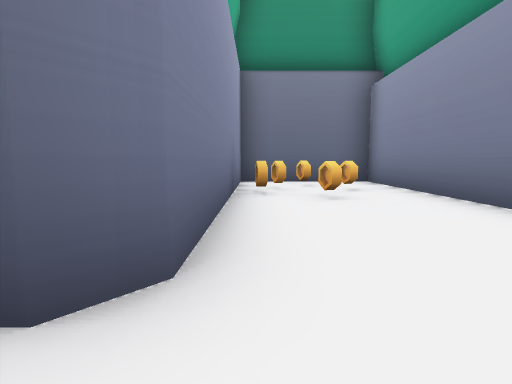
View 1 (above)

24 first-person views from a walk through a Unity game level. The camera is 1.4 m above the floor, tilts 6° down and sees 80° across. The floor is counted in squares, 2.73 m on a side. Each view is taken from the middle of a square. On the plan, view 1 faces up. The plan holds only what a view shows up to about 9 squares ahead; the rest is blank. The place goes on beyond the plan. The player is left out. Some animated figures are left out.

View 2
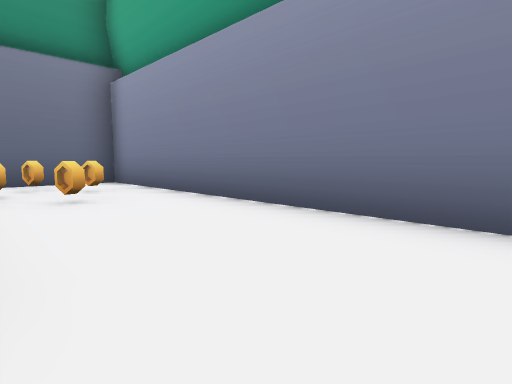

View 3
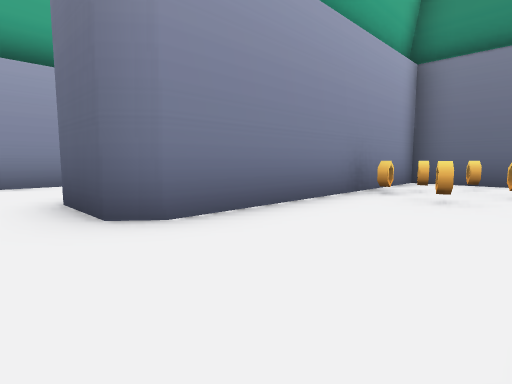

View 4
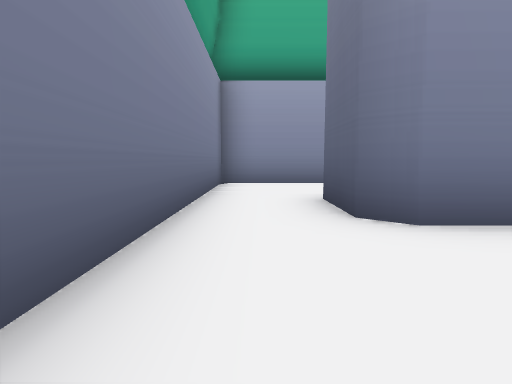

View 5
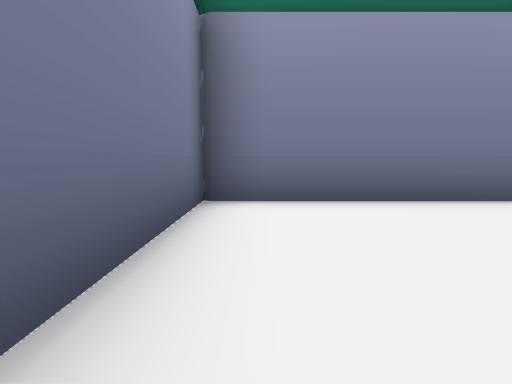

View 6
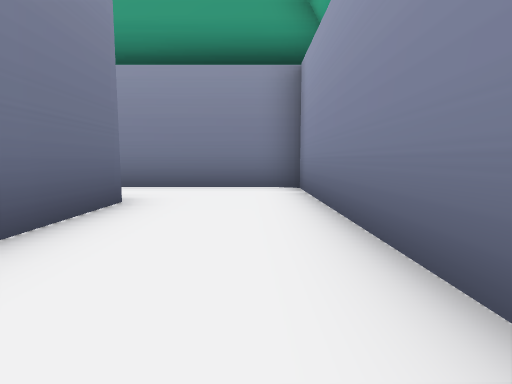

View 7
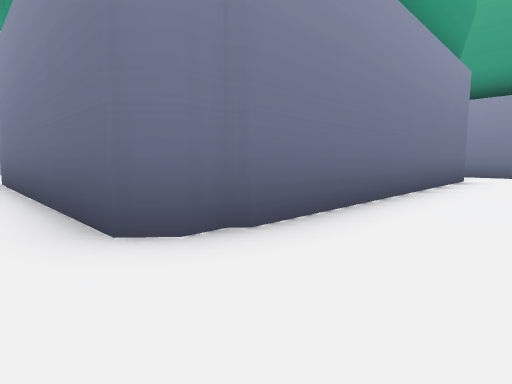

View 8
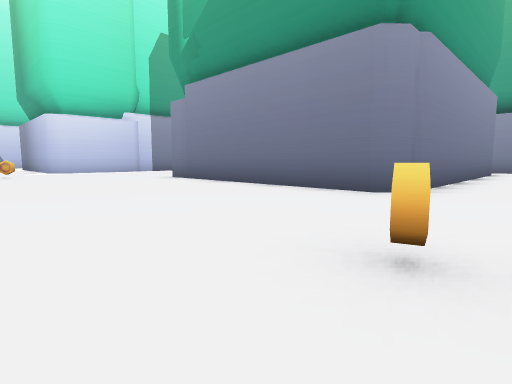

View 9
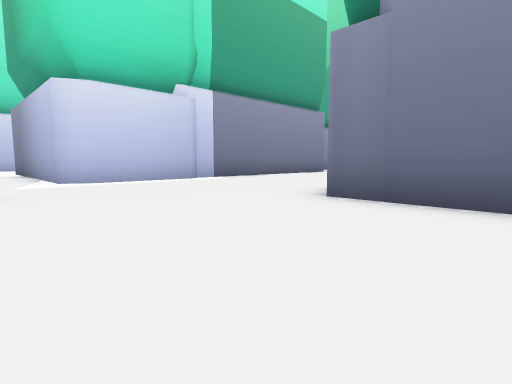

View 10
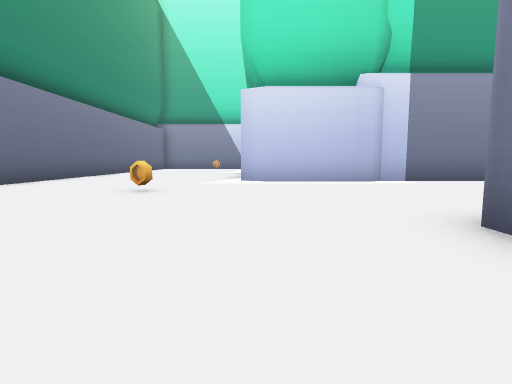

View 11
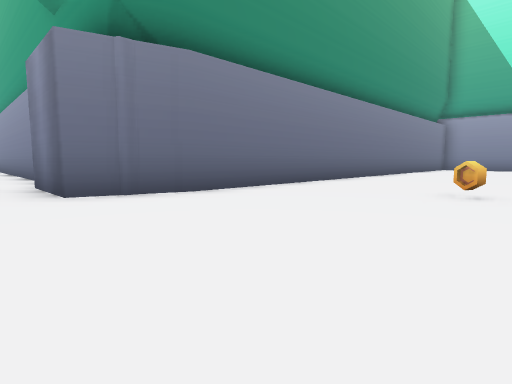

View 12
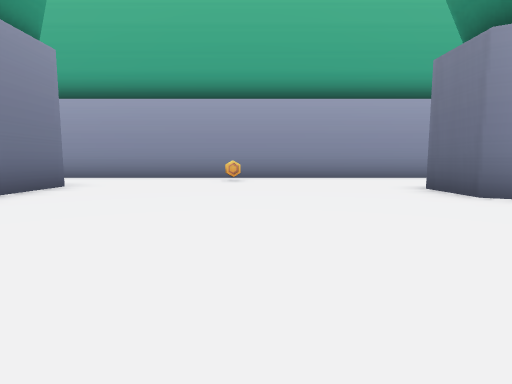

View 13
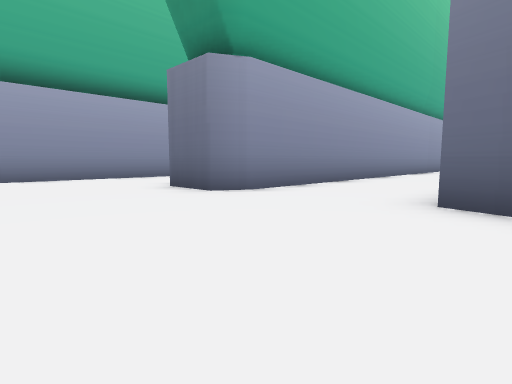

View 14
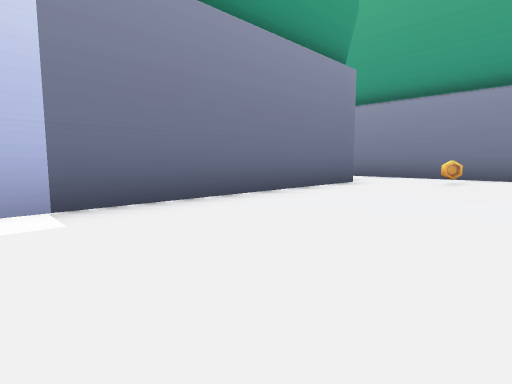

View 15
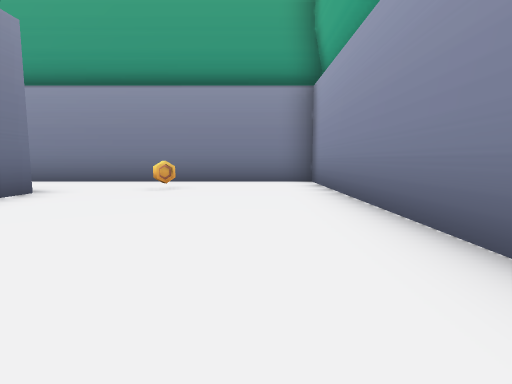

View 16
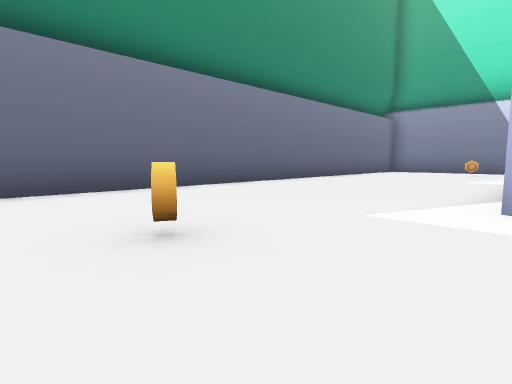

View 17
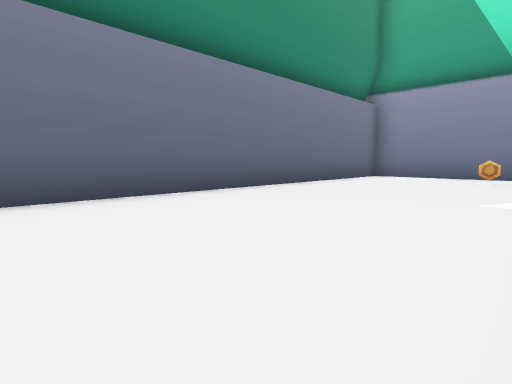

View 18
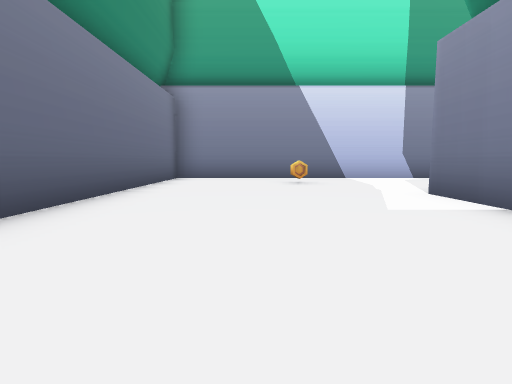

View 19
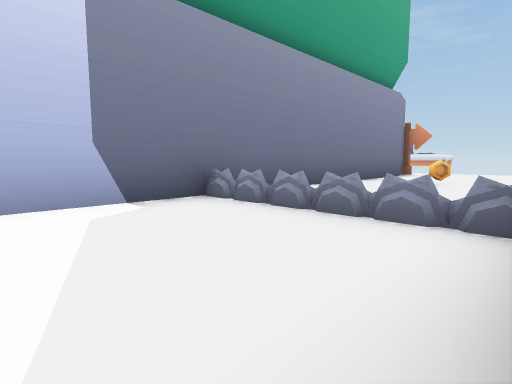

View 20
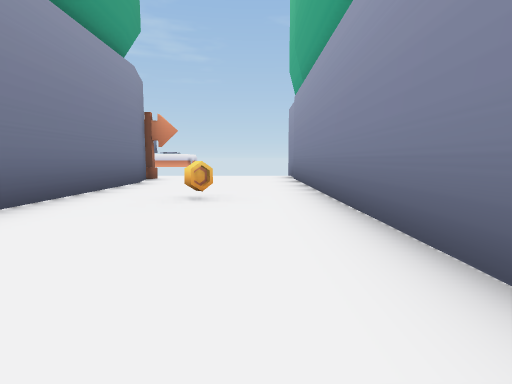

View 21
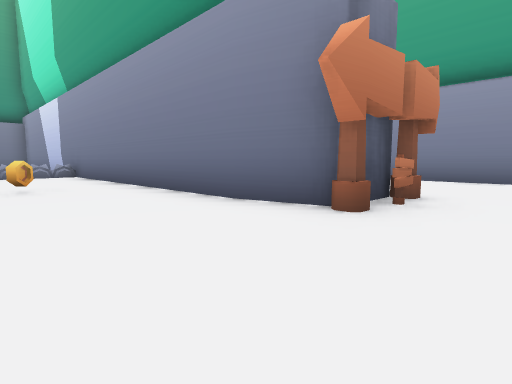

View 22
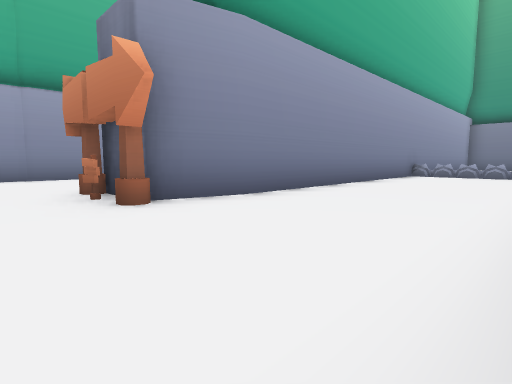

View 23
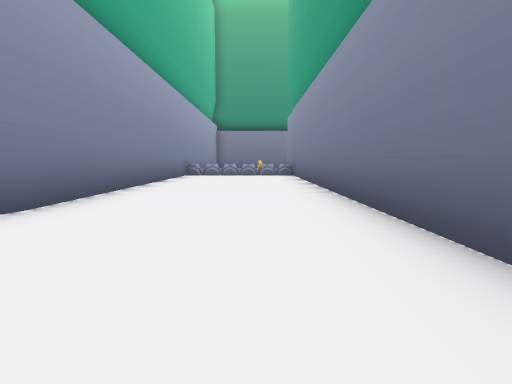

View 24
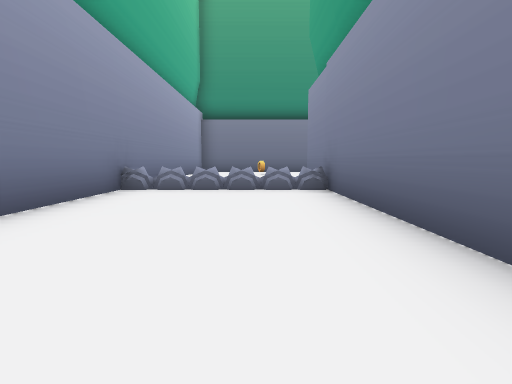

### Floor plan
Points are (right, up) in squares from view 1. A wall is a line through its corners. A room is listed if a view was taken in it or the views show most of it. See-through windows are left out.
Room 1 (views 1, 2, 3, 4, 5)
walls: (-0.5, -0.8) (2.7, -0.8) (2.7, 7.3) (-0.4, 7.3) (-0.4, 1.3) (-0.7, 0.9)
ways out: opening at (-1.5, 0) to room 2
objects: other object (0, 5); other object (1, 4); other object (1, 6); other object (2, 5)
Room 2 (views 6, 7, 8, 9, 10, 11, 12, 13, 14, 15, 16, 17, 18, 19, 20, 21, 22, 23, 24)
walls: (9.3, 10.7) (9.6, 11.4) (15.6, 11.4); (3.5, 21.2) (3.5, 23.4); (9.5, 7.8) (9.3, 8.3); (0.2, 22) (0.2, 16.7) (-0.1, 16.1) (-1.5, 16.1); (16, 6.9) (16, -1.2); (4.7, 4.5) (4.7, -1.3) (11.4, -1.3); (21.7, 12.1) (21.7, 1); (-4.8, 18) (-4.8, 7.4); (9.5, 1.2) (9.5, 10.8); (-0.7, 0.9) (-2.1, 0.9); (-4.8, 4.1) (-4.8, -0.8) (-0.5, -0.8); (19.7, 1) (19.7, 16.2) (4.8, 16.2) (3.1, 16.8) (3.1, 18.9); (-2.4, 1.2) (-2.4, 8.8) (-1.9, 9.3) (4.4, 9.3); (19.8, 0.3) (19.6, 1.2); (21.7, 1.2) (21.5, 0.3); (25.3, -1.4) (25.3, 10.8)
low walls: (19.1, 8.4) (19.8, 8.4); (22.1, 8.3) (21.6, 8.3); (24.6, 8.3) (23.5, 8.3); (25.2, 8.3) (24.8, 8.3)
ways out: opening at (-1.5, 0) to room 1; opening at (10.5, -0.5)
objects: other object (-3, 12); other object (7, 13); other object (8, 1); other object (18, 4); other object (18, 13); other object (20, 0); other object (21, -1); other object (21, 0)

Positions as (right, up) in squares from view 1, and headings:
1: (0, 0), facing up
2: (0, 0), facing up-right
3: (2, 0), facing up-left
4: (2, 0), facing left
5: (2, 3), facing down
6: (-4, 5), facing down
7: (-4, 10), facing down-right
8: (-4, 14), facing down-right
9: (2, 13), facing down-right
10: (2, 11), facing right
11: (2, 12), facing up-right
12: (4, 13), facing left
13: (4, 13), facing up-left
14: (6, 8), facing down-right
15: (6, 6), facing down
16: (6, 11), facing up-right
17: (10, 12), facing up-right
18: (11, 14), facing right
19: (16, 11), facing down-right
20: (17, 8), facing down
21: (17, -2), facing up-right
22: (25, -2), facing up-left
23: (24, -2), facing up
24: (24, 3), facing up
